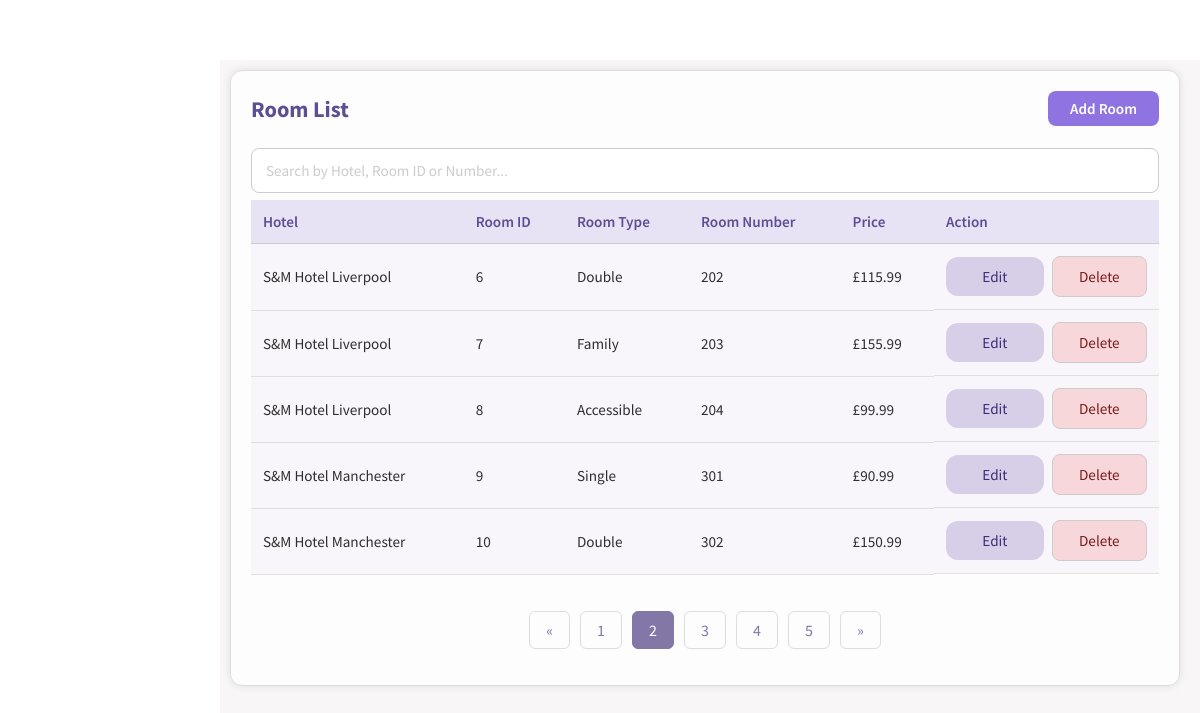
The page /room.php?page=2 (signed in) on the database its author committed.
### tables this page shows
CREATE TABLE ROOM(
ROOM_ID INTEGER NOT NULL PRIMARY KEY AUTOINCREMENT,
ROOM_NO INTEGER NOT NULL,
ROOM_TYPE_ID INTEGER NOT NULL,
PRICE DOUBLE(2) NOT NULL,
HOTEL_ID INTEGER NOT NULL,
FOREIGN KEY (ROOM_TYPE_ID) REFERENCES ROOM_TYPE(ROOM_TYPE_ID) ON DELETE CASCADE ON UPDATE CASCADE,
FOREIGN KEY (HOTEL_ID) REFERENCES HOTEL(HOTEL_ID) ON DELETE CASCADE ON UPDATE CASCADE
);

CREATE TABLE HOTEL(
HOTEL_ID INTEGER NOT NULL PRIMARY KEY AUTOINCREMENT,
HOTEL_NAME TEXT NOT NULL,
HOTEL_ADDRESS TEXT NOT NULL,
CITY TEXT NOT NULL,
POSTCODE TEXT NOT NULL,
HOTEL_TELNO TEXT NOT NULL UNIQUE,
HOTEL_EMAIL TEXT NOT NULL UNIQUE
);

CREATE TABLE ROOM_TYPE(
ROOM_TYPE_ID INTEGER  NOT NULL PRIMARY KEY AUTOINCREMENT,
ROOM_TYPE_NAME TEXT NOT NULL,
ROOM_TYPE_DESCRIPTION TEXT NOT NULL
);

### functions.php (the view, shortened to what this page needs)
<?php
function createDB()
{
    $db = new SQLite3('hotelSQL.db');
    $db->exec("PRAGMA foreign_keys = ON");
    return $db;
}
function RoomList($editingId = null, $limit = null, $offset = null)
{
    $db = createDB();
    $select_query = "SELECT * FROM ROOM r
        INNER JOIN HOTEL h ON (r.HOTEL_ID = h.HOTEL_ID)
        INNER JOIN ROOM_TYPE rt ON (r.ROOM_TYPE_ID = rt.ROOM_TYPE_ID)
        ORDER BY HOTEL_ID ASC
    ";
    $select_query = applyPagination($select_query, $limit, $offset);
    $result = $db->query($select_query);
    while ($row = $result->fetchArray(SQLITE3_ASSOC)) {
        if ($editingId == $row['ROOM_ID']) {
            echo "<tr><form method='post'>";
            echo "<td>";
            HotelDropdown($row['HOTEL_ID']);
            echo "</td>";
            echo "<td>" . $row['ROOM_ID'] . "</td>";
            echo "<input type='hidden' name='room-id' value='" . $row['ROOM_ID'] . "'>";
            echo "<td>";
            RoomTypeDropdown('room-type-id', $row['ROOM_TYPE_ID']);
            echo "</td>";
            echo "<td>
                    <input type='number' name='room-number'
                           value='" . htmlspecialchars($row['ROOM_NO']) . "' required>
                  </td>";
            echo "<td>
                    <input type='number' step='0.01' name='room-price'
                           value='" . htmlspecialchars($row['PRICE']) . "' required>
                  </td>";
            echo "<td>
                    <input type='submit' class='submit-btn' name='save' value='Save'>
                    <input type='submit' class='delete-button-in-list' name='cancel' value='Cancel'>
                  </td>";
            echo "</form></tr>";
        } else {
            echo "<form method='post'><tr>";
            echo "<td>" . $row['HOTEL_NAME'] . "</td>";
            echo "<td>" . $row['ROOM_ID'] . "</td>";
            echo "<td>" . $row['ROOM_TYPE_NAME'] . "</td>";
            echo "<td>" . $row['ROOM_NO'] . "</td>";
            echo "<td>" . "£" . number_format($row['PRICE'], 2, '.', '') . "</td>";
            echo "<td>
                <input type='hidden' name='room-id' value='" . $row['ROOM_ID'] . "'>
                <input type='submit' class='edit-button-in-list' name='edit' value='Edit'>
                <input type='button' class='delete-button-in-list' name='delete' value='Delete'>
            </td>";
            echo "</tr></form>";
        }
    }
}
function applyPagination($sql, $limit, $offset)
{
    if ($limit !== null && $offset !== null) {
        $limit = (int) $limit;
        $offset = (int) $offset;
        $sql .= " LIMIT $limit OFFSET $offset";
    }
    return $sql;
}
?>

### style.css (style rules this page uses)
html, body { margin: 0; padding: 0; box-sizing: border-box; }
*, *::before, *::after { box-sizing: inherit; }
* { font-family: "Source Sans Pro", Helvetica, sans-serif; }
input::placeholder { color: #ccc; }
.base-table td { padding: 12px; border-bottom: 1px solid #e0e0e0; }
.base-table td:last-child { display: flex; justify-content: flex-start; align-items: center; gap: 8px; }
.base-table tr:nth-child(even) { background-color: #f8f6fb; }
.add-container input { padding: 10px; border: 1px solid #ccc; border-radius: 8px; font-size: 0.95rem; background-color: #fff; transition: border-color 0.3s, box-shadow 0.3s; }
.add-container td input[type="submit"] { padding: 10px 28px; border: none; border-radius: 12px; font-size: 0.95rem; font-weight: 500; cursor: pointer; }
.add-container .edit-button-in-list { background-color: #d7cfe8; color: #3b2d75; }
.add-container .delete-button-in-list { background-color: #f8d7da; color: #7a1c1c; }
.base-form input, .add-container input, .add-container select, .base-form select { width: 50%; max-width: 100%; }
.edit-button-in-list, .delete-button-in-list { cursor: pointer; }

### rows shown on the page
room: HOTEL_ID.HOTEL_NAME "S&M Hotel Liverpool", ROOM_ID "6", ROOM_TYPE_ID.ROOM_TYPE_NAME "Double", ROOM_NO "202", PRICE "115.99"
room: HOTEL_ID.HOTEL_NAME "S&M Hotel Liverpool", ROOM_ID "7", ROOM_TYPE_ID.ROOM_TYPE_NAME "Family", ROOM_NO "203", PRICE "155.99"
room: HOTEL_ID.HOTEL_NAME "S&M Hotel Liverpool", ROOM_ID "8", ROOM_TYPE_ID.ROOM_TYPE_NAME "Accessible", ROOM_NO "204", PRICE "99.99"
room: HOTEL_ID.HOTEL_NAME "S&M Hotel Manchester", ROOM_ID "9", ROOM_TYPE_ID.ROOM_TYPE_NAME "Single", ROOM_NO "301", PRICE "90.99"
room: HOTEL_ID.HOTEL_NAME "S&M Hotel Manchester", ROOM_ID "10", ROOM_TYPE_ID.ROOM_TYPE_NAME "Double", ROOM_NO "302", PRICE "150.99"
